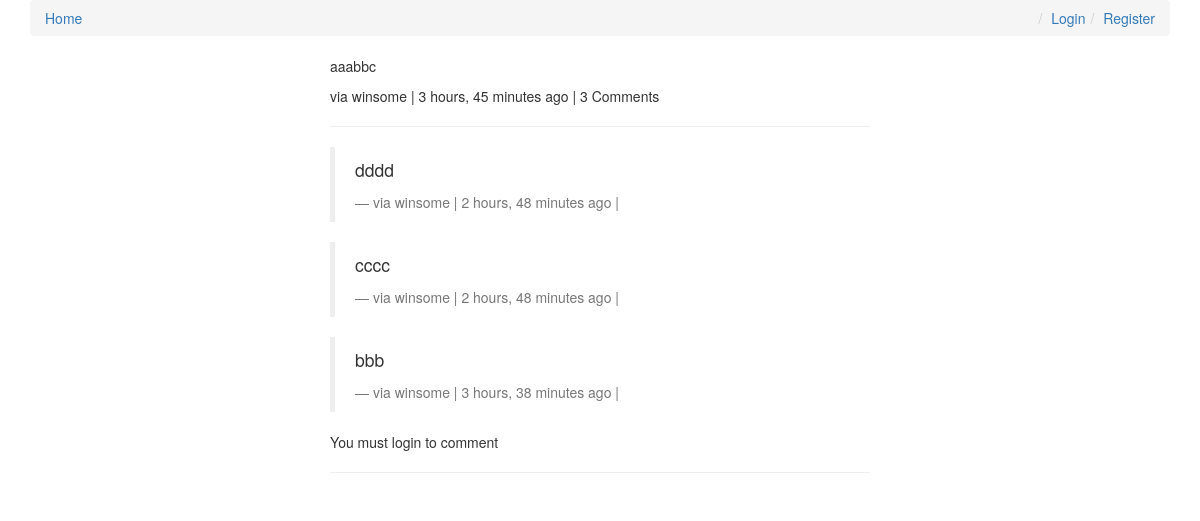
The app's page /comments/4/, older data.
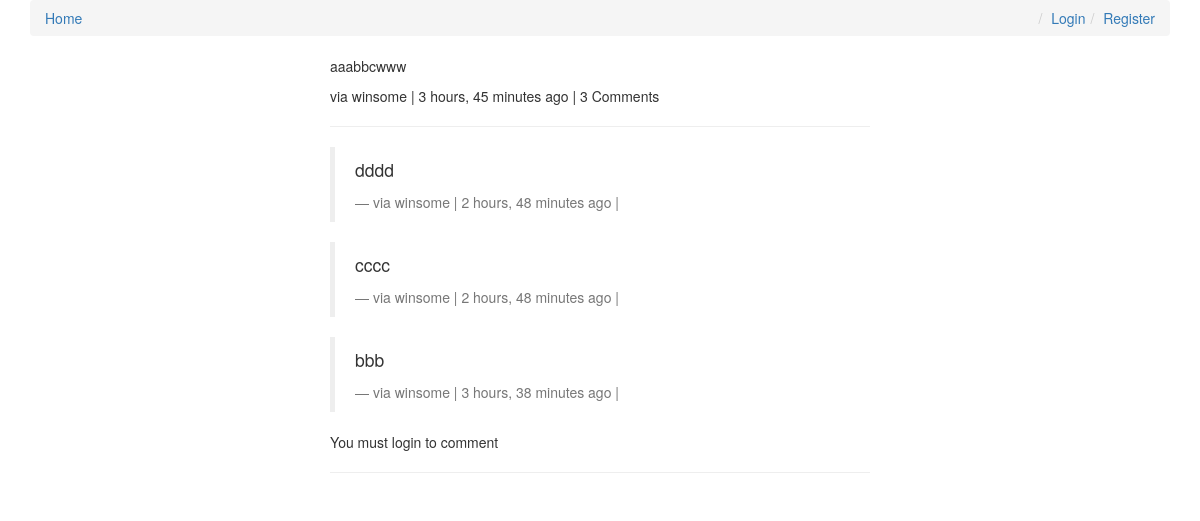
The same page, newer data.
### comments/models.py (models this page shows, shortened)
class Comment(models.Model):
    user        = models.ForeignKey(settings.AUTH_USER_MODEL, default=1)
    content_type = models.ForeignKey(ContentType, on_delete=models.CASCADE)
    object_id = models.PositiveIntegerField()
    content_object = GenericForeignKey('content_type', 'object_id')
    parent      = models.ForeignKey("self", null=True, blank=True)
    content     = models.TextField()
    timestamp   = models.DateTimeField(auto_now_add=True)
    objects = CommentManager()
    class Meta:
        ordering = ['-timestamp']
    def children(self): #replies
        return Comment.objects.filter(parent=self)
    @property
    def is_parent(self):
        if self.parent is not None:
            return False
        return True

### comments/views.py (the view, shortened to what this page needs)
# urls.py: url(r'^(?P<id>\d+)/$', comment_thread, name='thread'),
def comment_thread(request, id):
    try:
        obj = Comment.objects.get(id=id)
    except:
        raise Http404
    if not obj.is_parent:
        obj = obj.parent
    content_object = obj.content_object # Post that the comment is on
    content_id = obj.content_object.id
    initial_data = {
            "content_type": obj.content_type,
            "object_id": obj.object_id
    }
    form = CommentForm(request.POST or None, initial=initial_data)
    context = {
        "comment": obj,
        "form": form,
    }
    return render(request, "comment_thread.html", context)

### templates/comment_thread.html (shortened to what this page needs)
{% extends "base.html" %}
{% load urlify %}
{% load crispy_forms_tags %}
{% block content %}
<div class='col-sm-6 col-sm-offset-3'>
          <p>{{ comment.content }}</p>
          <footer>via {{ comment.user }} | {{ comment.timestamp|timesince }} ago | {% if comment.children.count > 0 %}{{ comment.children.count }} Comment{% if comment.children.count > 1 %}s{% endif %} {% endif %} </footer>
          <hr/>
          <div>
              {% for child_comment in comment.children %}
                <blockquote>
                <p>{{ child_comment.content }}</p>
                <footer>via {{ child_comment.user }} | {{ child_comment.timestamp|timesince }} ago | {% if request.user == child_comment.user %}<a href='{{ child_comment.get_delete_url }}'>Delete</a>{% endif %}</footer>
                </blockquote>
             {% endfor %}
             {% if request.user.is_authenticated %}
            <form method="POST" action="."> {% csrf_token %}
                {{ form|crispy }}
                <input type='hidden' name='parent_id' value='{{ comment.id }}'>
                <input type='submit' value='Reply' class='btn btn-default'>
            </form>
            {% else %}
            <p>You must login to comment </p>
            {% endif %}
        </div>
        <hr/>
</div>
{% endblock content %}

Row changes from the older to the newer data that the page shows:
changed Comment: content "aaabbc" → "aaabbcwww"
